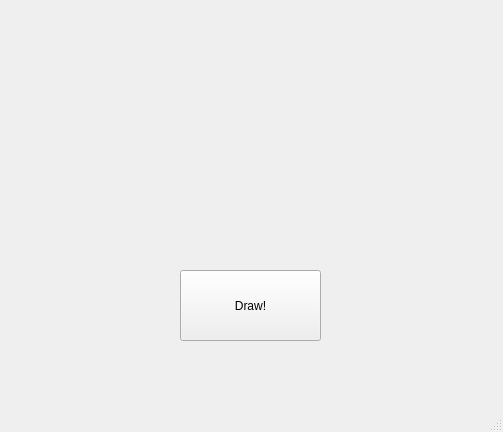
<?xml version="1.0" encoding="UTF-8"?>
<ui version="4.0">
 <class>MainWindow</class>
 <widget class="QMainWindow" name="MainWindow">
  <property name="geometry">
   <rect>
    <x>0</x>
    <y>0</y>
    <width>503</width>
    <height>432</height>
   </rect>
  </property>
  <property name="windowTitle">
   <string>YellowCitcles</string>
  </property>
  <widget class="QWidget" name="centralwidget">
   <widget class="QPushButton" name="pushButton">
    <property name="geometry">
     <rect>
      <x>180</x>
      <y>270</y>
      <width>141</width>
      <height>71</height>
     </rect>
    </property>
    <property name="text">
     <string>Draw!</string>
    </property>
   </widget>
  </widget>
  <widget class="QMenuBar" name="menubar">
   <property name="geometry">
    <rect>
     <x>0</x>
     <y>0</y>
     <width>503</width>
     <height>21</height>
    </rect>
   </property>
  </widget>
  <widget class="QStatusBar" name="statusbar"/>
 </widget>
 <resources/>
 <connections/>
</ui>
